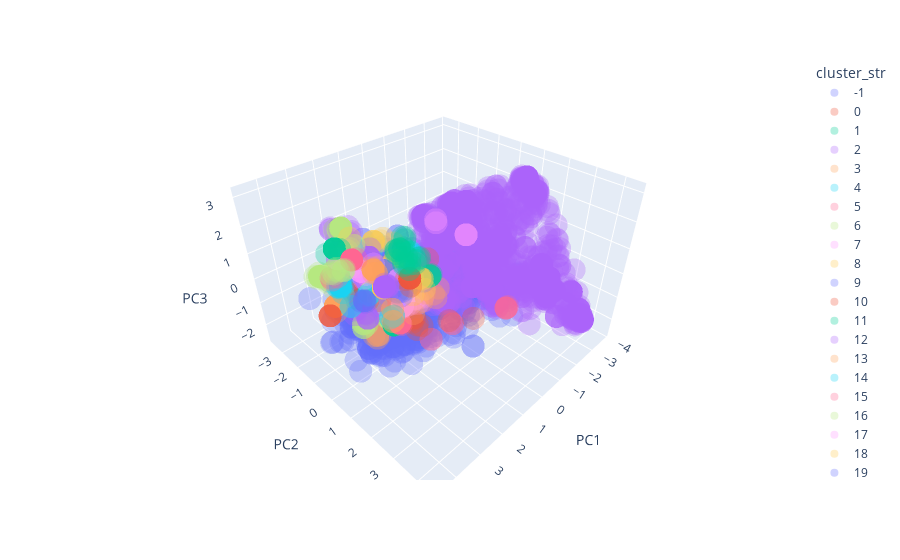

Source (notebook cell):
### Code cell
import plotly.express as px

fig = px.scatter_3d(pca_df,
                    x = "PC1",
                    y = "PC2",
                    z = "PC3",
                    color = "cluster_str",
                    opacity = 0.3)
fig.show()

### Figure 1 — Plotly figure (JSON) as saved in the notebook; plotly's stock layout.template omitted (floating-point values rounded to 4 significant figures; data arrays with more than 128 entries replaced by an {"elided": "..."} marker saying what was removed)
{"data": [{"hovertemplate": "cluster_str=-1<br>PC1=%{x}<br>PC2=%{y}<br>PC3=%{z}<extra></extra>", "legendgroup": "-1", "marker": {"color": "#636efa", "opacity": 0.3, "symbol": "circle"}, "mode": "markers", "name": "-1", "scene": "scene", "showlegend": true, "type": "scatter3d", "x": {"elided": "1053 float values"}, "y": {"elided": "1053 float values"}, "z": {"elided": "1053 float values"}}, {"hovertemplate": "cluster_str=0<br>PC1=%{x}<br>PC2=%{y}<br>PC3=%{z}<extra></extra>", "legendgroup": "0", "marker": {"color": "#EF553B", "opacity": 0.3, "symbol": "circle"}, "mode": "markers", "name": "0", "scene": "scene", "showlegend": true, "type": "scatter3d", "x": [1.647, 2.16, 2.211, 2.042, 2.149], "y": [-0.3291, 0.9113, 1.012, 0.926, 0.9147], "z": [-1.083, -0.4313, -0.5103, -0.4787, -0.5103]}, {"hovertemplate": "cluster_str=1<br>PC1=%{x}<br>PC2=%{y}<br>PC3=%{z}<extra></extra>", "legendgroup": "1", "marker": {"color": "#00cc96", "opacity": 0.3, "symbol": "circle"}, "mode": "markers", "name": "1", "scene": "scene", "showlegend": true, "type": "scatter3d", "x": [2.446, 2.446, 2.483, 2.342, 2.446, 2.506], "y": [0.8486, 0.8486, 0.8502, 0.8622, 0.8486, 0.8536], "z": [0.2676, 0.2676, 0.2083, 0.293, 0.2676, 0.2525]}, {"hovertemplate": "cluster_str=2<br>PC1=%{x}<br>PC2=%{y}<br>PC3=%{z}<extra></extra>", "legendgroup": "2", "marker": {"color": "#ab63fa", "opacity": 0.3, "symbol": "circle"}, "mode": "markers", "name": "2", "scene": "scene", "showlegend": true, "type": "scatter3d", "x": {"elided": "1557 float values"}, "y": {"elided": "1557 float values"}, "z": {"elided": "1557 float values"}}, {"hovertemplate": "cluster_str=3<br>PC1=%{x}<br>PC2=%{y}<br>PC3=%{z}<extra></extra>", "legendgroup": "3", "marker": {"color": "#FFA15A", "opacity": 0.3, "symbol": "circle"}, "mode": "markers", "name": "3", "scene": "scene", "showlegend": true, "type": "scatter3d", "x": [3.075, 3.127, 3.127, 3.26, 3.042], "y": [0.3026, 0.395, 0.395, 0.3854, 0.4008], "z": [-1.075, -0.8625, -0.8625, -0.7855, -0.8809]}, {"hovertemplate": "cluster_str=4<br>PC1=%{x}<br>PC2=%{y}<br>PC3=%{z}<extra></extra>", "legendgroup": "4", "marker": {"color": "#19d3f3", "opacity": 0.3, "symbol": "circle"}, "mode": "markers", "name": "4", "scene": "scene", "showlegend": true, "type": "scatter3d", "x": [1.906, 2.803, 2.803, 2.803, 2.803, 2.803, 2.803, 2.942, 1.472, 1.189, 1.41, 1.41, 1.511], "y": [-0.6957, -0.1082, -0.1082, -0.1082, -0.1082, -0.1082, -0.1082, 0.0816, -1.813, -1.924, -1.935, -1.935, -1.942], "z": [0.4442, 1.358, 1.358, 1.358, 1.358, 1.358, 1.358, 1.21, 0.4839, 0.6707, 0.554, 0.554, 0.5338]}, {"hovertemplate": "cluster_str=5<br>PC1=%{x}<br>PC2=%{y}<br>PC3=%{z}<extra></extra>", "legendgroup": "5", "marker": {"color": "#FF6692", "opacity": 0.3, "symbol": "circle"}, "mode": "markers", "name": "5", "scene": "scene", "showlegend": true, "type": "scatter3d", "x": [1.202, 1.202, 0.1334, 0.09475, 0.1334], "y": [0.7875, 0.7875, 0.7708, 0.6449, 0.7708], "z": [-2.041, -2.041, -2.01, -2.029, -2.01]}, {"hovertemplate": "cluster_str=6<br>PC1=%{x}<br>PC2=%{y}<br>PC3=%{z}<extra></extra>", "legendgroup": "6", "marker": {"color": "#B6E880", "opacity": 0.3, "symbol": "circle"}, "mode": "markers", "name": "6", "scene": "scene", "showlegend": true, "type": "scatter3d", "x": [2.754, 2.75, 2.762, 2.754, 2.643, 2.754, 2.754, 2.754], "y": [0.5471, 0.4219, 0.5493, 0.5471, 0.4332, 0.5471, 0.5471, 0.5471], "z": [-0.3018, -0.3245, -0.3105, -0.3018, -0.2929, -0.3018, -0.3018, -0.3018]}, {"hovertemplate": "cluster_str=7<br>PC1=%{x}<br>PC2=%{y}<br>PC3=%{z}<extra></extra>", "legendgroup": "7", "marker": {"color": "#FF97FF", "opacity": 0.3, "symbol": "circle"}, "mode": "markers", "name": "7", "scene": "scene", "showlegend": true, "type": "scatter3d", "x": [1.926, 2.062, 2.058, 2.058, 2.053, 2.058, 2.068], "y": [1.208, 1.076, 0.9952, 0.9952, 1.121, 0.9952, 1.119], "z": [0.4297, 0.3932, 0.3244, 0.3244, 0.3915, 0.3244, 0.2126]}, {"hovertemplate": "cluster_str=8<br>PC1=%{x}<br>PC2=%{y}<br>PC3=%{z}<extra></extra>", "legendgroup": "8", "marker": {"color": "#FECB52", "opacity": 0.3, "symbol": "circle"}, "mode": "markers", "name": "8", "scene": "scene", "showlegend": true, "type": "scatter3d", "x": [2.59, 2.754, 2.59, 2.559, 2.564, 2.373, 2.7, 2.59, 2.464, 2.514], "y": [-0.6206, -0.3638, -0.6206, -0.6158, -0.4737, -0.5257, -0.5646, -0.6206, -0.695, -0.5558], "z": [-0.07898, 0.04794, -0.07898, -0.06907, -0.01076, 0.02175, -0.02582, -0.07898, -0.07848, -0.07513]}, {"hovertemplate": "cluster_str=9<br>PC1=%{x}<br>PC2=%{y}<br>PC3=%{z}<extra></extra>", "legendgroup": "9", "marker": {"color": "#636efa", "opacity": 0.3, "symbol": "circle"}, "mode": "markers", "name": "9", "scene": "scene", "showlegend": true, "type": "scatter3d", "x": [1.888, 1.781, 1.781, 1.656, 1.781, 1.781, 1.781, 1.781, 1.754, 1.755], "y": [0.1783, 0.1896, 0.1896, -0.06995, 0.1896, 0.1896, 0.1896, 0.1896, 0.3626, 0.04447], "z": [0.758, 0.7896, 0.7896, 0.7471, 0.7896, 0.7896, 0.7896, 0.7896, 0.8124, 0.721]}, {"hovertemplate": "cluster_str=10<br>PC1=%{x}<br>PC2=%{y}<br>PC3=%{z}<extra></extra>", "legendgroup": "10", "marker": {"color": "#EF553B", "opacity": 0.3, "symbol": "circle"}, "mode": "markers", "name": "10", "scene": "scene", "showlegend": true, "type": "scatter3d", "x": [1.655, 1.62, 1.662, 1.662, 1.83, 1.83, 1.931, -0.4095], "y": [-0.3763, -0.2615, -0.2064, -0.2064, -0.176, -0.176, -0.5398, -1.032], "z": [-0.411, -0.3502, -0.3651, -0.3651, -0.4935, -0.4935, -0.4882, -0.3505]}, {"hovertemplate": "cluster_str=11<br>PC1=%{x}<br>PC2=%{y}<br>PC3=%{z}<extra></extra>", "legendgroup": "11", "marker": {"color": "#00cc96", "opacity": 0.3, "symbol": "circle"}, "mode": "markers", "name": "11", "scene": "scene", "showlegend": true, "type": "scatter3d", "x": [2.193, 2.193, 2.193, 2.193, 2.193, 2.193, 2.193, 2.193, 2.193, 2.193], "y": [0.05633, 0.05633, 0.05633, 0.05633, 0.05633, 0.05633, 0.05633, 0.05633, 0.05633, 0.05633], "z": [-1.227, -1.227, -1.227, -1.227, -1.227, -1.227, -1.227, -1.227, -1.227, -1.227]}, {"hovertemplate": "cluster_str=12<br>PC1=%{x}<br>PC2=%{y}<br>PC3=%{z}<extra></extra>", "legendgroup": "12", "marker": {"color": "#ab63fa", "opacity": 0.3, "symbol": "circle"}, "mode": "markers", "name": "12", "scene": "scene", "showlegend": true, "type": "scatter3d", "x": [2.337, 2.337, 2.466, 2.337, 2.337, 2.337, 2.337, 2.337, 2.337], "y": [-1.071, -1.071, -0.937, -1.071, -1.071, -1.071, -1.071, -1.071, -1.071], "z": [-0.3197, -0.3197, -0.4556, -0.3197, -0.3197, -0.3197, -0.3197, -0.3197, -0.3197]}, {"hovertemplate": "cluster_str=13<br>PC1=%{x}<br>PC2=%{y}<br>PC3=%{z}<extra></extra>", "legendgroup": "13", "marker": {"color": "#FFA15A", "opacity": 0.3, "symbol": "circle"}, "mode": "markers", "name": "13", "scene": "scene", "showlegend": true, "type": "scatter3d", "x": [-0.02064, -0.1875, 0.04306, 0.01563, 0.361, -0.2386, 0.1638], "y": [-0.2166, -0.5143, -1.314, -0.791, -1.348, -0.3124, -0.78], "z": [-1.474, -1.561, -1.87, -1.562, -1.811, -1.202, -1.868]}, {"hovertemplate": "cluster_str=14<br>PC1=%{x}<br>PC2=%{y}<br>PC3=%{z}<extra></extra>", "legendgroup": "14", "marker": {"color": "#19d3f3", "opacity": 0.3, "symbol": "circle"}, "mode": "markers", "name": "14", "scene": "scene", "showlegend": true, "type": "scatter3d", "x": [2.882, 2.882, 2.882, 2.882, 2.882, 2.882, 2.882, 2.882], "y": [0.1263, 0.1263, 0.1263, 0.1263, 0.1263, 0.1263, 0.1263, 0.1263], "z": [0.03379, 0.03379, 0.03379, 0.03379, 0.03379, 0.03379, 0.03379, 0.03379]}, {"hovertemplate": "cluster_str=15<br>PC1=%{x}<br>PC2=%{y}<br>PC3=%{z}<extra></extra>", "legendgroup": "15", "marker": {"color": "#FF6692", "opacity": 0.3, "symbol": "circle"}, "mode": "markers", "name": "15", "scene": "scene", "showlegend": true, "type": "scatter3d", "x": [-0.6112, -0.6112, -0.6112, -0.6112, -0.7354], "y": [2.478, 2.478, 2.478, 2.478, 2.437], "z": [-0.7273, -0.7273, -0.7273, -0.7273, -0.7611]}, {"hovertemplate": "cluster_str=16<br>PC1=%{x}<br>PC2=%{y}<br>PC3=%{z}<extra></extra>", "legendgroup": "16", "marker": {"color": "#B6E880", "opacity": 0.3, "symbol": "circle"}, "mode": "markers", "name": "16", "scene": "scene", "showlegend": true, "type": "scatter3d", "x": [3.299, 3.299, 3.375, 3.269, 3.375, 3.227, 3.236, 3.375, 3.299, 2.773, 2.773, 2.773, 2.773, 2.773, 2.773, 2.773, 2.773, 2.787, 2.452, 2.773, 2.773, 2.773, 2.773, 2.773, 2.773, 2.773, 2.773, 2.773, 3.299, 2.773, 2.773, 2.773], "y": [-0.0433, -0.0433, 0.05005, 0.05261, 0.05005, -0.04508, 0.07491, 0.05005, -0.0433, -0.244, -0.244, -0.244, -0.244, -0.244, -0.244, -0.244, -0.244, -0.2443, -0.4799, -0.244, -0.244, -0.244, -0.244, -0.244, -0.244, -0.244, -0.244, -0.244, -0.0433, -0.244, -0.244, -0.244], "z": [-0.5448, -0.5448, -0.6012, -0.5722, -0.6012, -0.5179, -0.4884, -0.6012, -0.5448, 0.3021, 0.3021, 0.3021, 0.3021, 0.3021, 0.3021, 0.3021, 0.3021, 0.1965, 0.06706, 0.3021, 0.3021, 0.3021, 0.3021, 0.3021, 0.3021, 0.3021, 0.3021, 0.3021, -0.5448, 0.3021, 0.3021, 0.3021]}, {"hovertemplate": "cluster_str=17<br>PC1=%{x}<br>PC2=%{y}<br>PC3=%{z}<extra></extra>", "legendgroup": "17", "marker": {"color": "#FF97FF", "opacity": 0.3, "symbol": "circle"}, "mode": "markers", "name": "17", "scene": "scene", "showlegend": true, "type": "scatter3d", "x": [-1.259, -1.259, -1.259, -0.97, -1.046], "y": [0.03709, 0.03709, 0.03709, -1.154, -1.248], "z": [0.7596, 0.7596, 0.7596, 0.8726, 0.9291]}, {"hovertemplate": "cluster_str=18<br>PC1=%{x}<br>PC2=%{y}<br>PC3=%{z}<extra></extra>", "legendgroup": "18", "marker": {"color": "#FECB52", "opacity": 0.3, "symbol": "circle"}, "mode": "markers", "name": "18", "scene": "scene", "showlegend": true, "type": "scatter3d", "x": [2.56, 2.56, 2.142, 2.56, 2.29, 2.56, 2.372, 2.489, 2.31], "y": [-0.1634, -0.1634, 0.2388, -0.1634, -0.05911, -0.1634, -0.0637, -0.171, 0.2723], "z": [2.091, 2.091, 2.026, 2.091, 2.122, 2.091, 2.067, 2.026, 0.9563]}, {"hovertemplate": "cluster_str=19<br>PC1=%{x}<br>PC2=%{y}<br>PC3=%{z}<extra></extra>", "legendgroup": "19", "marker": {"color": "#636efa", "opacity": 0.3, "symbol": "circle"}, "mode": "markers", "name": "19", "scene": "scene", "showlegend": true, "type": "scatter3d", "x": [1.479, 1.66, 1.579, 1.564, 1.532, 1.532], "y": [0.7781, 0.1571, -0.07851, 0.1058, -0.009985, -0.009985], "z": [0.579, 0.1296, 0.4252, 0.3636, 0.5042, 0.5042]}, {"hovertemplate": "cluster_str=20<br>PC1=%{x}<br>PC2=%{y}<br>PC3=%{z}<extra></extra>", "legendgroup": "20", "marker": {"color": "#EF553B", "opacity": 0.3, "symbol": "circle"}, "mode": "markers", "name": "20", "scene": "scene", "showlegend": true, "type": "scatter3d", "x": [1.297, 1.221, 1.409, 1.107, 1.191, 1.161, 1.191, 1.191, 1.191, 1.191, 1.191, -0.1977, 1.444, 0.2344], "y": [0.208, 0.3611, -1.276, -1.626, -1.523, -1.518, -1.523, -1.523, -1.523, -1.523, -1.523, 1.446, 0.3418, 0.7029], "z": [-1.69, -1.675, -0.5711, -0.8654, -0.9892, -1.007, -0.9892, -0.9892, -0.9892, -0.9892, -0.9892, -1.55, -1.72, -1.844]}, {"hovertemplate": "cluster_str=21<br>PC1=%{x}<br>PC2=%{y}<br>PC3=%{z}<extra></extra>", "legendgroup": "21", "marker": {"color": "#00cc96", "opacity": 0.3, "symbol": "circle"}, "mode": "markers", "name": "21", "scene": "scene", "showlegend": true, "type": "scatter3d", "x": [2.701, 2.55, 3.043, 2.722, 2.722, 2.722], "y": [-1.248, -1.226, -1.188, -1.206, -1.206, -1.206], "z": [-0.5042, -0.4863, 0.1912, -0.5034, -0.5034, -0.5034]}, {"hovertemplate": "cluster_str=22<br>PC1=%{x}<br>PC2=%{y}<br>PC3=%{z}<extra></extra>", "legendgroup": "22", "marker": {"color": "#ab63fa", "opacity": 0.3, "symbol": "circle"}, "mode": "markers", "name": "22", "scene": "scene", "showlegend": true, "type": "scatter3d", "x": [3.946, 3.206, 3.554, 3.801, 3.538, 3.574, 3.812, 2.775, 2.775, 2.775, 2.775, 2.775, 2.775, 3.801, 3.801, 3.801, 3.801, 3.929, 2.758, 3.887, 3.929, 3.803, 3.801, 3.801, 2.775, 3.801, 3.801, 3.801, 3.801, 3.801, 3.801, 3.801, 3.801, 3.801, 3.801, 3.801, 3.165, 3.165, 3.801, 3.801, 3.801, 3.801, 3.801, 3.801, 3.801, 3.801, 3.801, 3.801, 3.801, 3.801, 3.801, 3.801, 3.801, 3.801, 3.657, 3.161, 3.801, 3.801, 3.165, 3.165, 3.165, 3.165, 3.165, 3.165, 3.162, 3.165, 3.165, 3.801, 3.801, 3.801, 3.801, 3.801, 3.801, 3.801, 3.801, 3.801, 3.801, 3.801, 3.801, 3.801, 3.801, 3.801, 3.801, 3.449, 3.801], "y": [0.3352, -0.08023, 0.1307, 0.08033, 0.1059, 0.2004, 0.1975, -0.1521, -0.1521, -0.1521, -0.1521, -0.1521, -0.1521, 0.08033, 0.08033, 0.08033, 0.08033, -0.141, -0.09161, -0.211, -0.141, -0.1288, 0.08033, 0.08033, -0.1521, 0.08033, 0.08033, 0.08033, 0.08033, 0.08033, 0.08033, 0.08033, 0.08033, 0.08033, 0.08033, 0.08033, -0.5788, -0.5788, 0.08033, 0.08033, 0.08033, 0.08033, 0.08033, 0.08033, 0.08033, 0.08033, 0.08033, 0.08033, 0.08033, 0.08033, 0.08033, 0.08033, 0.08033, 0.08033, -0.3341, -0.6803, 0.08033, 0.08033, -0.5788, -0.5788, -0.5788, -0.5788, -0.5788, -0.5788, -0.4715, -0.5788, -0.5788, 0.08033, 0.08033, 0.08033, 0.08033, 0.08033, 0.08033, 0.08033, 0.08033, 0.08033, 0.08033, 0.08033, 0.08033, 0.08033, 0.08033, 0.08033, 0.08033, 0.1086, 0.08033], "z": [2.75, 2.056, 2.712, 3.142, 3.102, 2.948, 2.948, 1.642, 1.642, 1.642, 1.642, 1.642, 1.642, 3.142, 3.142, 3.142, 3.142, 3.069, 1.955, 3.076, 3.069, 3.016, 3.142, 3.142, 1.642, 3.142, 3.142, 3.142, 3.142, 3.142, 3.142, 3.142, 3.142, 3.142, 3.142, 3.142, 0.8494, 0.8494, 3.142, 3.142, 3.142, 3.142, 3.142, 3.142, 3.142, 3.142, 3.142, 3.142, 3.142, 3.142, 3.142, 3.142, 3.142, 3.142, 2.553, 1.008, 3.142, 3.142, 0.8494, 0.8494, 0.8494, 0.8494, 0.8494, 0.8494, 0.97, 0.8494, 0.8494, 3.142, 3.142, 3.142, 3.142, 3.142, 3.142, 3.142, 3.142, 3.142, 3.142, 3.142, 3.142, 3.142, 3.142, 3.142, 3.142, 2.91, 3.142]}, {"hovertemplate": "cluster_str=23<br>PC1=%{x}<br>PC2=%{y}<br>PC3=%{z}<extra></extra>", "legendgroup": "23", "marker": {"color": "#FFA15A", "opacity": 0.3, "symbol": "circle"}, "mode": "markers", "name": "23", "scene": "scene", "showlegend": true, "type": "scatter3d", "x": [2.406, 2.799, 2.289, 2.226, 2.343, 2.233, 2.343, 2.317, 2.343, 2.343, 2.343, 2.343, 2.253, 2.343, 2.343, 2.343, 2.343, 2.343, 2.343], "y": [1.066, 0.3218, 1.083, 0.9863, 0.9696, 0.9896, 0.9696, 0.8245, 0.9696, 0.9696, 0.9696, 0.9696, 0.7345, 0.9696, 0.9696, 0.9696, 0.9696, 0.9696, 0.9696], "z": [1.055, 1.547, 1.071, 1.162, 1.147, 1.117, 1.147, 1.078, 1.147, 1.147, 1.147, 1.147, 0.7038, 1.147, 1.147, 1.147, 1.147, 1.147, 1.147]}, {"hovertemplate": "cluster_str=24<br>PC1=%{x}<br>PC2=%{y}<br>PC3=%{z}<extra></extra>", "legendgroup": "24", "marker": {"color": "#19d3f3", "opacity": 0.3, "symbol": "circle"}, "mode": "markers", "name": "24", "scene": "scene", "showlegend": true, "type": "scatter3d", "x": [1.426, 1.309, 1.13, 1.13, 1.222, 1.265, 1.13, 1.074, 0.9965, 1.074, 1.132], "y": [-0.3115, -0.2948, -0.2727, -0.2727, -0.289, -0.2881, -0.2727, -0.2747, -0.197, -0.2747, -0.5319], "z": [1.006, 1.022, 0.9886, 0.9886, 0.9241, 0.9959, 0.9886, 0.998, 0.8535, 0.998, 0.2535]}, {"hovertemplate": "cluster_str=25<br>PC1=%{x}<br>PC2=%{y}<br>PC3=%{z}<extra></extra>", "legendgroup": "25", "marker": {"color": "#FF6692", "opacity": 0.3, "symbol": "circle"}, "mode": "markers", "name": "25", "scene": "scene", "showlegend": true, "type": "scatter3d", "x": [2.269, 2.09, 1.832, 1.832, 1.832, 1.832, 1.832, 1.832, 1.832, 1.911, 1.832, 1.832, 2.788], "y": [-0.1235, 0.3009, -0.06115, -0.06115, -0.06115, -0.06115, -0.06115, -0.06115, -0.06115, -0.06144, -0.06115, -0.06115, -0.1091], "z": [-0.8134, -1.131, -1.447, -1.447, -1.447, -1.447, -1.447, -1.447, -1.447, -1.366, -1.447, -1.447, -0.1266]}, {"hovertemplate": "cluster_str=26<br>PC1=%{x}<br>PC2=%{y}<br>PC3=%{z}<extra></extra>", "legendgroup": "26", "marker": {"color": "#B6E880", "opacity": 0.3, "symbol": "circle"}, "mode": "markers", "name": "26", "scene": "scene", "showlegend": true, "type": "scatter3d", "x": [3.523, 3.706, 3.706, 3.706, 3.706, 3.706, 3.706, 3.706, 3.653, 3.706, 3.706, 3.706, 3.706, 3.568, 3.648, 3.785, 3.706, 3.688, 3.66, 3.801, 3.735, 3.642], "y": [-1.434, -1.549, -1.549, -1.549, -1.549, -1.549, -1.549, -1.549, -1.257, -1.549, -1.549, -1.549, -1.549, -1.474, -1.657, -1.557, -1.549, -0.823, -1.548, -1.658, -1.286, -1.214], "z": [0.5566, 0.7021, 0.7021, 0.7021, 0.7021, 0.7021, 0.7021, 0.7021, 0.7012, 0.7021, 0.7021, 0.7021, 0.7021, 0.7304, 0.7482, 0.6735, 0.7021, 0.5981, 0.7014, 0.6917, 0.8182, 0.6232]}, {"hovertemplate": "cluster_str=27<br>PC1=%{x}<br>PC2=%{y}<br>PC3=%{z}<extra></extra>", "legendgroup": "27", "marker": {"color": "#FF97FF", "opacity": 0.3, "symbol": "circle"}, "mode": "markers", "name": "27", "scene": "scene", "showlegend": true, "type": "scatter3d", "x": [1.969, 2.116, 1.969, 1.969, 1.969, 1.969, 2.116, 2.054, 2.185, 1.992, 2.116, 2.116, 2.116, 2.116, 2.116, 2.116, 2.116, 2.116, 2.116, 2.116, 2.116, 2.116, 2.116, 2.116, 2.116, 2.116, 2.116, 2.116, 2.116, 2.116, 2.116, 2.116, 2.116, 2.116, 2.116, 2.116, 2.116, 2.116, 2.116, 2.116, 2.116, 2.116, 2.116, 2.462, 2.116, 2.116, 1.836], "y": [0.3619, 0.4573, 0.3619, 0.3619, 0.3619, 0.3619, 0.4573, 0.2294, 0.4516, 0.4605, 0.4573, 0.4573, 0.4573, 0.4573, 0.4573, 0.4573, 0.4573, 0.4573, 0.4573, 0.4573, 0.4573, 0.4573, 0.4573, 0.4573, 0.4573, 0.4573, 0.4573, 0.4573, 0.4573, 0.4573, 0.4573, 0.4573, 0.4573, 0.4573, 0.4573, 0.4573, 0.4573, 0.4573, 0.4573, 0.4573, 0.4573, 0.4573, 0.4573, -0.08378, 0.4573, 0.4573, 0.5011], "z": [-0.09373, -0.2424, -0.09373, -0.09373, -0.09373, -0.09373, -0.2424, 0.03123, -0.2915, -0.3128, -0.2424, -0.2424, -0.2424, -0.2424, -0.2424, -0.2424, -0.2424, -0.2424, -0.2424, -0.2424, -0.2424, -0.2424, -0.2424, -0.2424, -0.2424, -0.2424, -0.2424, -0.2424, -0.2424, -0.2424, -0.2424, -0.2424, -0.2424, -0.2424, -0.2424, -0.2424, -0.2424, -0.2424, -0.2424, -0.2424, -0.2424, -0.2424, -0.2424, -0.3757, -0.2424, -0.2424, -0.2957]}, {"hovertemplate": "cluster_str=28<br>PC1=%{x}<br>PC2=%{y}<br>PC3=%{z}<extra></extra>", "legendgroup": "28", "marker": {"color": "#FECB52", "opacity": 0.3, "symbol": "circle"}, "mode": "markers", "name": "28", "scene": "scene", "showlegend": true, "type": "scatter3d", "x": [1.881, 1.881, 1.846, 2.303, 2.065, 1.989, 2.01], "y": [-0.0844, -0.0844, -0.2331, -0.0784, 0.02275, 0.1688, 0.05323], "z": [1.143, 1.143, 0.9003, 0.9598, 0.9211, 0.6948, 1.135]}, {"hovertemplate": "cluster_str=38<br>PC1=%{x}<br>PC2=%{y}<br>PC3=%{z}<extra></extra>", "legendgroup": "38", "marker": {"color": "#636efa", "opacity": 0.3, "symbol": "circle"}, "mode": "markers", "name": "38", "scene": "scene", "showlegend": true, "type": "scatter3d", "x": [2.99, 3.004, 2.694, 2.694, 3.651, 2.694, 2.694], "y": [0.5489, 0.3001, 0.4101, 0.4101, 0.06478, 0.4101, 0.4101], "z": [1.155, 1.227, 1.4, 1.4, 0.9484, 1.4, 1.4]}, {"hovertemplate": "cluster_str=29<br>PC1=%{x}<br>PC2=%{y}<br>PC3=%{z}<extra></extra>", "legendgroup": "29", "marker": {"color": "#EF553B", "opacity": 0.3, "symbol": "circle"}, "mode": "markers", "name": "29", "scene": "scene", "showlegend": true, "type": "scatter3d", "x": [2.2, 2.56, 3.221, 3.221, 3.221], "y": [-0.5997, -0.7604, -0.8958, -0.8958, -0.8958], "z": [-0.5663, -0.4386, 0.1967, 0.1967, 0.1967]}, {"hovertemplate": "cluster_str=30<br>PC1=%{x}<br>PC2=%{y}<br>PC3=%{z}<extra></extra>", "legendgroup": "30", "marker": {"color": "#00cc96", "opacity": 0.3, "symbol": "circle"}, "mode": "markers", "name": "30", "scene": "scene", "showlegend": true, "type": "scatter3d", "x": [-0.1973, -0.1372, -0.1372, -0.1471, -0.1372, -0.09155], "y": [-0.6347, -0.6364, -0.6364, -0.6393, -0.6364, -0.6373], "z": [-0.7473, -0.777, -0.777, -0.767, -0.777, -0.7763]}, {"hovertemplate": "cluster_str=31<br>PC1=%{x}<br>PC2=%{y}<br>PC3=%{z}<extra></extra>", "legendgroup": "31", "marker": {"color": "#ab63fa", "opacity": 0.3, "symbol": "circle"}, "mode": "markers", "name": "31", "scene": "scene", "showlegend": true, "type": "scatter3d", "x": [3.355, 3.519, 3.874, 3.541, 3.541, 3.541, 3.698, 3.541], "y": [-0.3003, 0.4536, 1.008, 0.5732, 0.5732, 0.5732, 0.1576, 0.5732], "z": [-0.1089, 0.3123, 0.8167, 0.1946, 0.1946, 0.1946, 0.1748, 0.1946]}, {"hovertemplate": "cluster_str=32<br>PC1=%{x}<br>PC2=%{y}<br>PC3=%{z}<extra></extra>", "legendgroup": "32", "marker": {"color": "#FFA15A", "opacity": 0.3, "symbol": "circle"}, "mode": "markers", "name": "32", "scene": "scene", "showlegend": true, "type": "scatter3d", "x": [3.383, 3.728, 3.707, 3.739, 3.739, 3.739, 3.739, 3.739, 3.675, 3.739, 3.739, 3.739, 3.739], "y": [-0.8322, -0.7005, -0.8531, -0.8259, -0.8259, -0.8259, -0.8259, -0.8259, -0.8199, -0.8259, -0.8259, -0.8259, -0.8259], "z": [0.09719, 0.1057, -0.3001, -0.0535, -0.0535, -0.0535, -0.0535, -0.0535, -0.01007, -0.0535, -0.0535, -0.0535, -0.0535]}, {"hovertemplate": "cluster_str=33<br>PC1=%{x}<br>PC2=%{y}<br>PC3=%{z}<extra></extra>", "legendgroup": "33", "marker": {"color": "#19d3f3", "opacity": 0.3, "symbol": "circle"}, "mode": "markers", "name": "33", "scene": "scene", "showlegend": true, "type": "scatter3d", "x": [2.955, 3.06, 3.06, 3.056, 2.353, 3.09, 3.06, 3.06, 3.14, 3.14, 3.06, 3.06, 3.06, 2.283, 2.283, 3.06, 3.06, 2.283, 3.121, 3.06, 3.06, 3.047, 3.138, 3.071], "y": [-1.434, -1.491, -1.491, -1.518, -1.044, -1.634, -1.491, -1.491, -0.8785, -0.8785, -1.491, -1.491, -1.491, -1.052, -1.052, -1.491, -1.491, -1.052, -1.33, -1.491, -1.491, -1.345, -1.474, -1.374], "z": [0.369, 0.008455, 0.008455, -0.08208, -0.536, -0.06942, 0.008455, 0.008455, -0.4355, -0.4355, 0.008455, 0.008455, 0.008455, -0.5108, -0.5108, 0.008455, 0.008455, -0.5108, 0.11, 0.008455, 0.008455, 0.09716, 0.009692, -0.1858]}, {"hovertemplate": "cluster_str=34<br>PC1=%{x}<br>PC2=%{y}<br>PC3=%{z}<extra></extra>", "legendgroup": "34", "marker": {"color": "#FF6692", "opacity": 0.3, "symbol": "circle"}, "mode": "markers", "name": "34", "scene": "scene", "showlegend": true, "type": "scatter3d", "x": [3.151, 3.228, 3.151, 3.318, 3.09], "y": [-1.296, -1.654, -1.296, -1.54, -1.534], "z": [1.184, 0.2605, 1.184, 0.4523, 0.3798]}, {"hovertemplate": "cluster_str=35<br>PC1=%{x}<br>PC2=%{y}<br>PC3=%{z}<extra></extra>", "legendgroup": "35", "marker": {"color": "#B6E880", "opacity": 0.3, "symbol": "circle"}, "mode": "markers", "name": "35", "scene": "scene", "showlegend": true, "type": "scatter3d", "x": [3.0, 2.915, 2.929, 2.596, 2.596, 2.596, 2.596, 2.596, 2.601, 2.596, 2.596, 2.596, 2.506, 3.021, 2.601, 2.596, 2.928, 2.596, 2.922, 2.927, 2.839, 2.956], "y": [-0.7908, -0.6448, -0.6522, -1.75, -1.75, -1.75, -1.75, -1.75, -1.906, -1.75, -1.75, -1.75, -2.283, -1.188, -1.906, -1.75, -1.191, -1.75, -0.9782, -1.033, -0.711, -0.807], "z": [1.766, 1.885, 1.904, 1.893, 1.893, 1.893, 1.893, 1.893, 1.749, 1.893, 1.893, 1.893, 1.562, 1.139, 1.749, 1.893, 1.372, 1.893, 0.9408, 1.547, 1.054, 1.146]}, {"hovertemplate": "cluster_str=36<br>PC1=%{x}<br>PC2=%{y}<br>PC3=%{z}<extra></extra>", "legendgroup": "36", "marker": {"color": "#FF97FF", "opacity": 0.3, "symbol": "circle"}, "mode": "markers", "name": "36", "scene": "scene", "showlegend": true, "type": "scatter3d", "x": [3.065, 3.065, 3.059, 3.065, 3.065, 3.016, 3.715, 3.715, 3.715, 3.715, 3.715, 3.715, 3.715, 3.715, 3.715, 3.715, 2.806], "y": [-0.21, -0.21, -0.1174, -0.21, -0.21, -0.05856, -0.3531, -0.3531, -0.3531, -0.3531, -0.3531, -0.3531, -0.3531, -0.3531, -0.3531, -0.3531, 0.07806], "z": [1.246, 1.246, 1.021, 1.246, 1.246, 1.19, 1.94, 1.94, 1.94, 1.94, 1.94, 1.94, 1.94, 1.94, 1.94, 1.94, 1.522]}, {"hovertemplate": "cluster_str=37<br>PC1=%{x}<br>PC2=%{y}<br>PC3=%{z}<extra></extra>", "legendgroup": "37", "marker": {"color": "#FECB52", "opacity": 0.3, "symbol": "circle"}, "mode": "markers", "name": "37", "scene": "scene", "showlegend": true, "type": "scatter3d", "x": [2.583, 2.583, 2.583, 2.583, 2.583, 2.583, 2.583, 2.583, 2.583, 2.583, 2.583, 2.583, 2.583, 3.07], "y": [0.1603, 0.1603, 0.1603, 0.1603, 0.1603, 0.1603, 0.1603, 0.1603, 0.1603, 0.1603, 0.1603, 0.1603, 0.1603, -0.6066], "z": [0.5716, 0.5716, 0.5716, 0.5716, 0.5716, 0.5716, 0.5716, 0.5716, 0.5716, 0.5716, 0.5716, 0.5716, 0.5716, 2.229]}, {"hovertemplate": "cluster_str=41<br>PC1=%{x}<br>PC2=%{y}<br>PC3=%{z}<extra></extra>", "legendgroup": "41", "marker": {"color": "#636efa", "opacity": 0.3, "symbol": "circle"}, "mode": "markers", "name": "41", "scene": "scene", "showlegend": true, "type": "scatter3d", "x": [1.554, 1.953, 1.911, 1.911, 1.911, 0.8319, 2.057], "y": [-0.737, -1.796, -1.912, -1.912, -1.912, -0.8162, -1.92], "z": [-0.497, -1.451, -1.478, -1.478, -1.478, -0.9177, -1.417]}, {"hovertemplate": "cluster_str=39<br>PC1=%{x}<br>PC2=%{y}<br>PC3=%{z}<extra></extra>", "legendgroup": "39", "marker": {"color": "#EF553B", "opacity": 0.3, "symbol": "circle"}, "mode": "markers", "name": "39", "scene": "scene", "showlegend": true, "type": "scatter3d", "x": [3.451, 3.451, 3.451, 3.451, 3.451], "y": [-1.749, -1.749, -1.749, -1.749, -1.749], "z": [-1.16, -1.16, -1.16, -1.16, -1.16]}, {"hovertemplate": "cluster_str=40<br>PC1=%{x}<br>PC2=%{y}<br>PC3=%{z}<extra></extra>", "legendgroup": "40", "marker": {"color": "#00cc96", "opacity": 0.3, "symbol": "circle"}, "mode": "markers", "name": "40", "scene": "scene", "showlegend": true, "type": "scatter3d", "x": [3.584, 3.584, 3.584, 3.584, 3.584, 3.584, 3.584, 3.383, 3.797, 3.584, 3.584], "y": [-0.66, -0.66, -0.66, -0.66, -0.66, -0.66, -0.66, -0.7137, -0.748, -0.66, -0.66], "z": [2.074, 2.074, 2.074, 2.074, 2.074, 2.074, 2.074, 1.942, 1.96, 2.074, 2.074]}, {"hovertemplate": "cluster_str=42<br>PC1=%{x}<br>PC2=%{y}<br>PC3=%{z}<extra></extra>", "legendgroup": "42", "marker": {"color": "#ab63fa", "opacity": 0.3, "symbol": "circle"}, "mode": "markers", "name": "42", "scene": "scene", "showlegend": true, "type": "scatter3d", "x": [0.1362, 0.1362, 0.1362, 0.1362, 0.1362, 0.1362, 0.1362, 0.1362, 0.1362, 0.1362], "y": [1.618, 1.618, 1.618, 1.618, 1.618, 1.618, 1.618, 1.618, 1.618, 1.618], "z": [0.08684, 0.08684, 0.08684, 0.08684, 0.08684, 0.08684, 0.08684, 0.08684, 0.08684, 0.08684]}, {"hovertemplate": "cluster_str=43<br>PC1=%{x}<br>PC2=%{y}<br>PC3=%{z}<extra></extra>", "legendgroup": "43", "marker": {"color": "#FFA15A", "opacity": 0.3, "symbol": "circle"}, "mode": "markers", "name": "43", "scene": "scene", "showlegend": true, "type": "scatter3d", "x": [1.916, 1.762, 1.762, 1.871, 1.916, 1.916, 1.916, 1.916, 1.916, 1.955], "y": [-1.195, -1.245, -1.245, -1.258, -1.195, -1.195, -1.195, -1.195, -1.195, -1.193], "z": [0.2413, -0.007424, -0.007424, 0.04112, 0.2413, 0.2413, 0.2413, 0.2413, 0.2413, 0.3448]}, {"hovertemplate": "cluster_str=44<br>PC1=%{x}<br>PC2=%{y}<br>PC3=%{z}<extra></extra>", "legendgroup": "44", "marker": {"color": "#19d3f3", "opacity": 0.3, "symbol": "circle"}, "mode": "markers", "name": "44", "scene": "scene", "showlegend": true, "type": "scatter3d", "x": [2.387, 2.387, 2.387, 2.396, 2.396], "y": [0.3155, 0.3155, 0.3155, 0.1599, 0.1599], "z": [-0.5705, -0.5705, -0.5705, -0.735, -0.735]}, {"hovertemplate": "cluster_str=45<br>PC1=%{x}<br>PC2=%{y}<br>PC3=%{z}<extra></extra>", "legendgroup": "45", "marker": {"color": "#FF6692", "opacity": 0.3, "symbol": "circle"}, "mode": "markers", "name": "45", "scene": "scene", "showlegend": true, "type": "scatter3d", "x": [3.49, 3.49, 3.49, 3.49, 3.49, 3.49, 3.49, 3.49, 3.49, 3.49, 3.49, 3.49, 3.49, 3.49, 3.342, 3.49], "y": [0.01218, 0.01218, 0.01218, 0.01218, 0.01218, 0.01218, 0.01218, 0.01218, 0.01218, 0.01218, 0.01218, 0.01218, 0.01218, 0.01218, 0.01744, 0.01218], "z": [1.968, 1.968, 1.968, 1.968, 1.968, 1.968, 1.968, 1.968, 1.968, 1.968, 1.968, 1.968, 1.968, 1.968, 1.935, 1.968]}, {"hovertemplate": "cluster_str=46<br>PC1=%{x}<br>PC2=%{y}<br>PC3=%{z}<extra></extra>", "legendgroup": "46", "marker": {"color": "#B6E880", "opacity": 0.3, "symbol": "circle"}, "mode": "markers", "name": "46", "scene": "scene", "showlegend": true, "type": "scatter3d", "x": [4.35, 4.364, 4.406, 4.418, 4.225, 4.17, 4.17, 4.309, 4.225], "y": [0.4725, 0.402, 0.3022, 0.5356, 0.3745, 0.6028, 0.6028, 0.596, 0.7485], "z": [2.278, 2.182, 2.102, 2.223, 2.227, 2.232, 2.232, 2.284, 2.372]}, {"hovertemplate": "cluster_str=47<br>PC1=%{x}<br>PC2=%{y}<br>PC3=%{z}<extra></extra>", "legendgroup": "47", "marker": {"color": "#FF97FF", "opacity": 0.3, "symbol": "circle"}, "mode": "markers", "name": "47", "scene": "scene", "showlegend": true, "type": "scatter3d", "x": [1.616, 1.616, 1.616, 0.8196, 1.616, 1.616, 1.616, 1.616, 1.616, 1.616, 1.616, 1.616, 1.616, 1.616, 1.616, 1.616, 1.616, 1.616, 1.616, 1.616, 1.616, 1.616, 1.616, 1.616, 1.616, 1.616, 1.616, 1.616, 1.616], "y": [-0.2584, -0.2584, -0.2584, -0.3397, -0.2584, -0.2584, -0.2584, -0.2584, -0.2584, -0.2584, -0.2584, -0.2584, -0.2584, -0.2584, -0.2584, -0.2584, -0.2584, -0.2584, -0.2584, -0.2584, -0.2584, -0.2584, -0.2584, -0.2584, -0.2584, -0.2584, -0.2584, -0.2584, -0.2584], "z": [0.1749, 0.1749, 0.1749, 0.4007, 0.1749, 0.1749, 0.1749, 0.1749, 0.1749, 0.1749, 0.1749, 0.1749, 0.1749, 0.1749, 0.1749, 0.1749, 0.1749, 0.1749, 0.1749, 0.1749, 0.1749, 0.1749, 0.1749, 0.1749, 0.1749, 0.1749, 0.1749, 0.1749, 0.1749]}, {"hovertemplate": "cluster_str=48<br>PC1=%{x}<br>PC2=%{y}<br>PC3=%{z}<extra></extra>", "legendgroup": "48", "marker": {"color": "#FECB52", "opacity": 0.3, "symbol": "circle"}, "mode": "markers", "name": "48", "scene": "scene", "showlegend": true, "type": "scatter3d", "x": [1.403, 0.6157, 0.8586, 0.8586, 1.003, 1.391, 0.8094, 0.8094, 0.8586], "y": [0.1558, -0.132, -0.07177, -0.07177, -0.286, 0.01031, -0.0113, -0.0113, -0.07177], "z": [-0.3449, -0.6955, -0.06347, -0.06347, -0.07677, -0.1031, -0.1006, -0.1006, -0.06347]}, {"hovertemplate": "cluster_str=49<br>PC1=%{x}<br>PC2=%{y}<br>PC3=%{z}<extra></extra>", "legendgroup": "49", "marker": {"color": "#636efa", "opacity": 0.3, "symbol": "circle"}, "mode": "markers", "name": "49", "scene": "scene", "showlegend": true, "type": "scatter3d", "x": [1.783, 2.135, 1.959, 1.932, 2.102], "y": [-0.06646, 0.2619, 0.2846, 0.1996, 0.2775], "z": [0.4402, 0.248, 0.1632, -0.07659, 0.2064]}, {"hovertemplate": "cluster_str=50<br>PC1=%{x}<br>PC2=%{y}<br>PC3=%{z}<extra></extra>", "legendgroup": "50", "marker": {"color": "#EF553B", "opacity": 0.3, "symbol": "circle"}, "mode": "markers", "name": "50", "scene": "scene", "showlegend": true, "type": "scatter3d", "x": [1.418, 1.279, 1.279, 1.279, 1.279, 1.279, 1.279, 1.432, 1.279, 1.279], "y": [0.08581, -0.104, -0.104, -0.104, -0.104, -0.104, -0.104, -0.1079, -0.104, -0.104], "z": [-0.01684, 0.131, 0.131, 0.131, 0.131, 0.131, 0.131, 0.1524, 0.131, 0.131]}, {"hovertemplate": "cluster_str=51<br>PC1=%{x}<br>PC2=%{y}<br>PC3=%{z}<extra></extra>", "legendgroup": "51", "marker": {"color": "#00cc96", "opacity": 0.3, "symbol": "circle"}, "mode": "markers", "name": "51", "scene": "scene", "showlegend": true, "type": "scatter3d", "x": [2.271, 1.884, 1.941, 1.933, 2.026, 1.926, 2.023, 1.708, 2.022, 1.856, 2.019, 1.856, 1.997, 1.839, 2.117, 2.126, 2.009, 1.856, 2.115, 1.829, 1.709, 1.991, 2.027], "y": [0.8252, 1.017, 0.9815, 0.5272, 0.6133, 0.395, 1.019, 0.1687, 0.6392, 0.1634, 0.7884, 0.1634, 0.7631, 1.022, 0.2961, 0.6236, 0.4508, 0.1634, 0.8572, 0.2666, 0.2995, 0.148, 0.1864], "z": [1.584, 1.73, 1.674, 2.252, 2.252, 2.204, 1.612, 1.622, 1.468, 1.656, 1.671, 1.656, 1.465, 1.74, 1.679, 1.495, 1.555, 1.656, 1.372, 1.615, 1.343, 1.663, 1.679]}, {"hovertemplate": "cluster_str=52<br>PC1=%{x}<br>PC2=%{y}<br>PC3=%{z}<extra></extra>", "legendgroup": "52", "marker": {"color": "#ab63fa", "opacity": 0.3, "symbol": "circle"}, "mode": "markers", "name": "52", "scene": "scene", "showlegend": true, "type": "scatter3d", "x": [2.465, 2.34, 2.142, 2.465, 2.465, 2.465, 2.465, 2.465, 2.465, 2.465, 2.465, 2.465, 2.465, 2.465, 2.353, 2.465, 2.465, 2.322, 2.465, 2.465, 2.476, 2.465, 2.465, 2.465, 2.465, 2.465, 2.389, 2.465, 2.465, 2.465, 2.465, 2.465, 2.465, 2.465, 2.465, 2.465, 2.465, 2.465, 2.465], "y": [0.06221, 0.06754, -0.1825, 0.06221, 0.06221, 0.06221, 0.06221, 0.06221, 0.06221, 0.06221, 0.06221, 0.06221, 0.06221, 0.06221, -0.04157, 0.06221, 0.06221, 0.06928, 0.06221, 0.06221, 0.1794, 0.06221, 0.06221, 0.06221, 0.06221, 0.06221, 0.127, 0.06221, 0.06221, 0.06221, 0.06221, 0.06221, 0.06221, 0.06221, 0.06221, 0.06221, 0.06221, 0.06221, 0.06221], "z": [0.499, 0.4487, 0.249, 0.499, 0.499, 0.499, 0.499, 0.499, 0.499, 0.499, 0.499, 0.499, 0.499, 0.499, 0.4902, 0.499, 0.499, 0.4558, 0.499, 0.499, 0.3048, 0.499, 0.499, 0.499, 0.499, 0.499, 0.5029, 0.499, 0.499, 0.499, 0.499, 0.499, 0.499, 0.499, 0.499, 0.499, 0.499, 0.499, 0.499]}, {"hovertemplate": "cluster_str=53<br>PC1=%{x}<br>PC2=%{y}<br>PC3=%{z}<extra></extra>", "legendgroup": "53", "marker": {"color": "#FFA15A", "opacity": 0.3, "symbol": "circle"}, "mode": "markers", "name": "53", "scene": "scene", "showlegend": true, "type": "scatter3d", "x": [2.229, 2.341, 2.341, 1.553, 2.229], "y": [0.0873, 0.2207, 0.2207, 0.3222, 0.0873], "z": [-0.5152, -0.8855, -0.8855, -0.9594, -0.5152]}], "layout": {"legend": {"title": {"text": "cluster_str"}, "tracegroupgap": 0}, "margin": {"t": 60}, "scene": {"domain": {"x": [0, 1], "y": [0, 1]}, "xaxis": {"title": {"text": "PC1"}}, "yaxis": {"title": {"text": "PC2"}}, "zaxis": {"title": {"text": "PC3"}}}}}
